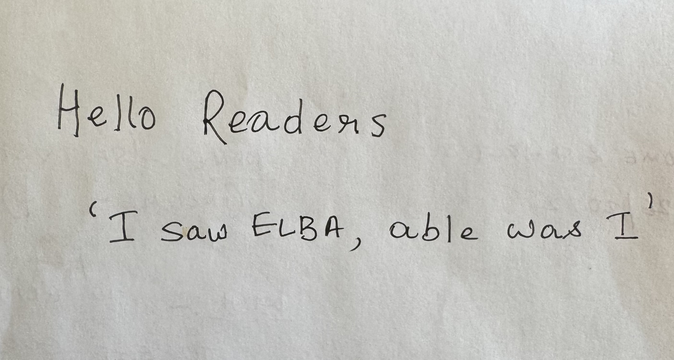
#> input picture chapter6/IMG_4_ocr.png, 674 x 360 px, shrunk from 2808 x 1500 before the run
$ python rec6_cv_ocr.py
#> lines starting #> are read from the running program, lines starting #| are printed output that depends on the picture; after the words box and inside, x2 and y2 are one past the last pixel; in counts of white or black regions, pixels touching at a corner belong together
# ============================================================================
# PROGRAM: Optical Character Recognition (OCR) using Tesseract
# filepath: /Users/anuragkumar1973/Downloads/book_py_cookbk/chapter6/rec6_cv_ocr.py
# ============================================================================
#
# PURPOSE:
#   Extract text from images using Optical Character Recognition (OCR).
#   This program reads text from image files and converts it into machine-readable
#   text format, useful for digitizing documents, receipts, forms, and more.
#
# PROBLEM STATEMENT:
#   You have image files (PNG, JPG, etc.) containing text that you need to extract
#   and convert into editable digital text. Manual transcription is time-consuming
#   and error-prone. Can you automatically read text from images?
#
# SOLUTION APPROACH:
#   Use Tesseract OCR (Optical Character Recognition) engine with Python bindings:
#   1. Install Tesseract OCR engine on your machine
#   2. Load image file using PIL (Python Imaging Library)
#   3. Preprocess image with OpenCV for better OCR accuracy
#   4. Convert RGBA to RGB/Grayscale if needed
#   5. Extract text using pytesseract
#   6. Save extracted text to a file
#   7. Display results with error handling
#
# HOW IT WORKS (SIMPLE ANALOGY):
#   Tesseract OCR is like a very smart person who can read handwriting or printed
#   text in an image and convert it to digital text. The program:
#   • Loads the image
#   • Cleans it up (preprocessing)
#   • Reads the text character by character
#   • Returns the extracted text as a string
#
# KEY FEATURES:
#   ✓ Loads image files (PNG, JPG, etc.) with error handling
#   ✓ Automatically converts RGBA to RGB format
#   ✓ Converts to grayscale for better OCR accuracy
#   ✓ Preprocesses image with OpenCV (thresholding, denoising)
#   ✓ Extracts text using Tesseract OCR engine
#   ✓ Handles missing or invalid images gracefully
#   ✓ Saves extracted text to output file (extracted_text.txt)
#   ✓ Provides detailed console output and error messages
#   ✓ Compatible with Intel and Apple Silicon Macs
#
# INSTALLATION:
#   Step 1: Install Tesseract OCR engine
#   ──────────────────────────────────────
#   On macOS using Homebrew:
#   $ brew install tesseract
#
#   On macOS Apple Silicon (M1/M2/M3):
#   $ brew install tesseract
#   (Homebrew handles Apple Silicon automatically)
#
#   On Ubuntu/Debian:
#   $ sudo apt-get install tesseract-ocr
#
#   On Windows:
#   Download from: https://github.com/UB-Mannheim/tesseract/wiki
#
#   Step 2: Install Python dependencies
#   ────────────────────────────────────
#   $ pip install pytesseract pillow opencv-python
#
#   Verify installation:
#   $ tesseract --version
#   $ python3 -c "import pytesseract, PIL, cv2; print('✓ All libraries installed')"
#
# REQUIRED FILES:
#   • IMG_4_ocr.png — Image file in the same directory as this script
#     (Can be any image format: PNG, JPG, TIFF, BMP, etc.)
#
# EXECUTION:
#   Method 1: Direct execution from chapter6 directory
#   $ python3 rec6_cv_ocr.py
#
#   Method 2: From parent directory
#   $ python3 chapter6/rec6_cv_ocr.py
#
#   Method 3: With activated virtual environment (RECOMMENDED)
#   $ cd /Users/anuragkumar1973/Downloads/book_py_cookbk
#   $ source env/bin/activate
#   $ cd chapter6
#   $ python3 rec6_cv_ocr.py
#
#   Method 4: Specify custom image file (modify code and change image_path)
#   $ python3 rec6_cv_ocr.py
#   (Edit line: image_path = 'YOUR_IMAGE.png')
#
# EXPECTED OUTPUT:
#   Console Output:
#   ──────────────
#   ✓ Image file found: IMG_4_ocr.png
#   ✓ Image loaded successfully
#     Format: PNG
#     Size: (800, 600)
#     Mode: L
#   ✓ Image preprocessed with OpenCV
#
#   🔄 Extracting text from image (this may take a moment)...
#   ✓ Text extraction successful!
#
#   ======================================================================
#   EXTRACTED TEXT FROM IMAGE
#   ======================================================================
#   The quick brown fox jumps over the lazy dog.
#   This is sample text extracted from the image.
#   ======================================================================
#
#   ✓ Results saved to: extracted_text.txt
#
#   File Output:
#   ───────────
#   • extracted_text.txt — Text file containing all extracted text
#
# IMAGE REQUIREMENTS:
#   • Supported Formats: PNG, JPG, JPEG, TIFF, BMP, GIF, WEBP
#   • Resolution: Minimum 100x100 pixels, recommended 300+ DPI
#   • Quality: Higher contrast between text and background = better results
#   • Text Color: Black or dark text on white/light background (recommended)
#   • Font: Most printed fonts supported, handwriting may have lower accuracy
#
# PREPROCESSING OPTIONS:
#   The program automatically applies:
#   1. Format Conversion: RGBA → RGB → Grayscale
#   2. Thresholding: Converts image to black and white for clarity
#   3. Denoising: Removes noise and artifacts using fastNlMeansDenoising
#   4. Result: Cleaner image = Better OCR accuracy
#
# TECHNICAL CONCEPTS:
#   • OCR (Optical Character Recognition): Reading text from images
#   • Tesseract: Open-source OCR engine by Google
#   • PIL (Python Imaging Library): Image processing library
#   • OpenCV: Computer vision library for image preprocessing
#   • Grayscale: Image with only brightness values (black/white)
#   • Thresholding: Converting image to pure black and white pixels
#   • Denoising: Removing unwanted artifacts and noise
#
# ACCURACY TIPS:
#   ✓ Use high-resolution images (300+ DPI)
#   ✓ Ensure good lighting in photos
#   ✓ Use clear, printed fonts (avoid handwriting)
#   ✓ Keep text horizontal (not rotated)
#   ✓ Maintain high contrast (dark text on light background)
#   ✓ Avoid blurry or distorted images
#   ✓ Remove watermarks or backgrounds if possible
#
# LEARNING OBJECTIVES:
#   ✓ Understand OCR (Optical Character Recognition)
#   ✓ Learn how to use Tesseract OCR engine
#   ✓ Work with image preprocessing for better accuracy
#   ✓ Handle image format conversions (RGBA, RGB, Grayscale)
#   ✓ Extract useful data from unstructured image files
#   ✓ Implement error handling for file operations
#   ✓ Use PIL and OpenCV for image processing
#   ✓ Apply computer vision techniques to solve real problems
#
# TROUBLESHOOTING:
#
#   Error: "❌ Error: Image file 'IMG_4_ocr.png' not found!"
#   Solution: Ensure IMG_4_ocr.png exists in the same directory as the script
#            Run: ls -la IMG_4_ocr.png (to verify)
#            Or change image_path variable to correct filename
#
#   Error: "❌ Error: Tesseract is not installed or not in PATH"
#   Solution: Install Tesseract: brew install tesseract
#            Verify: tesseract --version
#            On Apple Silicon: Path is /opt/homebrew/bin/tesseract
#            On Intel Mac: Path is /usr/local/bin/tesseract
#
#   Error: "ModuleNotFoundError: No module named 'pytesseract'"
#   Solution: pip install pytesseract
#
#   Error: "ModuleNotFoundError: No module named 'PIL'"
#   Solution: pip install pillow
#
#   Error: "ModuleNotFoundError: No module named 'cv2'"
#   Solution: pip install opencv-python
#
#   Warning: "⚠️  No text found in image"
#   Solution: Image may be blank, too blurry, or have no readable text
#            Try: Using a different image with clearer text
#                 Increasing image resolution
#                 Improving lighting in the image
#                 Cropping to focus on text areas only
#
#   Warning: "OpenCV preprocessing failed"
#   Solution: Program will continue with original image (less accuracy)
#            This is non-fatal and text extraction will still be attempted
#
# COMMAND REFERENCE:
#   # Check Tesseract version
#   $ tesseract --version
#
#   # Check installed languages
#   $ tesseract --list-langs
#
#   # Get help
#   $ tesseract --help-extra
#
#   # Verify Python module installation
#   $ python3 -c "import pytesseract; print(pytesseract.pytesseract.pytesseract_cmd)"
#
# ADVANCED USAGE:
#   • Extract specific language text: pytesseract.image_to_string(img, lang='fra')
#   • Get confidence scores: pytesseract.image_to_data(img)
#   • Batch process multiple images: Loop through directory and process each
#   • Extract table data: Use pytesseract with pandas for structured data
#   • Rotate images: Use OpenCV cv2.rotate() for tilted text
#
# LIMITATIONS:
#   ✗ Handwriting recognition is unreliable
#   ✗ Blurry or low-resolution images give poor results
#   ✗ Complex layouts (multi-column) may confuse the engine
#   ✗ Special characters and symbols may not be recognized
#   ✗ Performance is slow for large images (can take seconds)
#
# REAL-WORLD APPLICATIONS:
#   • Digitizing paper documents
#   • Reading text from receipts and invoices
#   • Processing forms and applications
#   • Extracting license plate text
#   • Converting scanned books to digital text
#   • Reading handwriting on checks or forms
#   • Document archival and management systems
#
# ============================================================================


import pytesseract
from PIL import Image
import cv2
import os

# ============================================================================
# FIX 1: Verify Tesseract is installed and accessible
# ============================================================================

try:
    # Check if tesseract is in PATH
    pytesseract.pytesseract.pytesseract_cmd = '/usr/local/bin/tesseract'
    # OR for Apple Silicon Macs:
    # pytesseract.pytesseract.pytesseract_cmd = '/opt/homebrew/bin/tesseract'
except Exception as e:
    print(f"Warning: Could not set tesseract path: {e}")

# ============================================================================
# FIX 2: Load and validate image
# ============================================================================

image_path = 'IMG_4_ocr.png'

# Check if file exists
if not os.path.exists(image_path):
    print(f"❌ Error: Image file '{image_path}' not found!")
    print(f"   Current directory: {os.getcwd()}")
    print(f"   Available files: {os.listdir('.')}")
    exit(1)

print(f"✓ Image file found: {image_path}")

# ============================================================================
# FIX 3: Load image with error handling
# ============================================================================

try:
    # Load with PIL and convert to RGB
    image_pil = Image.open(image_path)
#> image_pil is the input picture: PIL image 674x360 RGB; mean R, G, B 194.6, 193.8, 188.4

    # Convert RGBA to RGB if needed
    if image_pil.mode == 'RGBA':
        print("Converting RGBA to RGB...")
        image_pil = image_pil.convert('RGB')

    # Convert to grayscale for better OCR
    image_pil = image_pil.convert('L')
#> image_pil: PIL image 674x360 L

    print(f"✓ Image loaded successfully")
    print(f"  Format: {image_pil.format}")
#|   Format: None
    print(f"  Size: {image_pil.size}")
#|   Size: (674, 360)
    print(f"  Mode: {image_pil.mode}")
#|   Mode: L

except Exception as e:
    print(f"❌ Error loading image with PIL: {e}")
    exit(1)

# ============================================================================
# FIX 4: Optional - Preprocess image with OpenCV for better OCR
# ============================================================================

try:
    # Load with OpenCV
    image_cv2 = cv2.imread(image_path)

    if image_cv2 is None:
        print("❌ OpenCV could not read the image")
    else:
        # Convert to grayscale
        gray = cv2.cvtColor(image_cv2, cv2.COLOR_BGR2GRAY)

        # Apply thresholding for better OCR
        _, binary = cv2.threshold(gray, 150, 255, cv2.THRESH_BINARY)
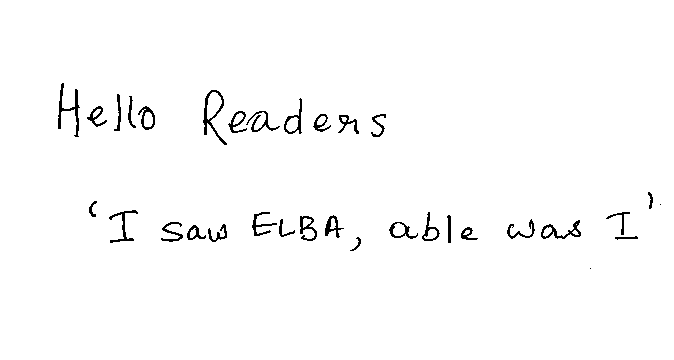
#> binary: shape (360, 674); 98.3% white; black in thin lines or dots, all inside (x1, y1, x2, y2) = (58, 83, 661, 269)

        # Apply denoising (optional)
        denoised = cv2.fastNlMeansDenoising(binary, h=10)

        # Convert back to PIL Image
        image_pil = Image.fromarray(denoised)

        print("✓ Image preprocessed with OpenCV")

except Exception as e:
    print(f"Warning: OpenCV preprocessing failed: {e}")
    print("  Continuing with original image...")

# ============================================================================
# FIX 5: Extract text with error handling
# ============================================================================

try:
    print("\n🔄 Extracting text from image (this may take a moment)...")
    extracted_text = pytesseract.image_to_string(image_pil)

    if not extracted_text.strip():
        print("⚠️  No text found in image (image may be blank or contain no readable text)")
    else:
        print("✓ Text extraction successful!")

except pytesseract.TesseractNotFoundError:
    print("❌ Error: Tesseract is not installed or not in PATH")
    print("   Run: brew install tesseract")
    exit(1)

except Exception as e:
    print(f"❌ Error extracting text: {e}")
#> (the run stopped early here; a loop or call above may not have finished)
